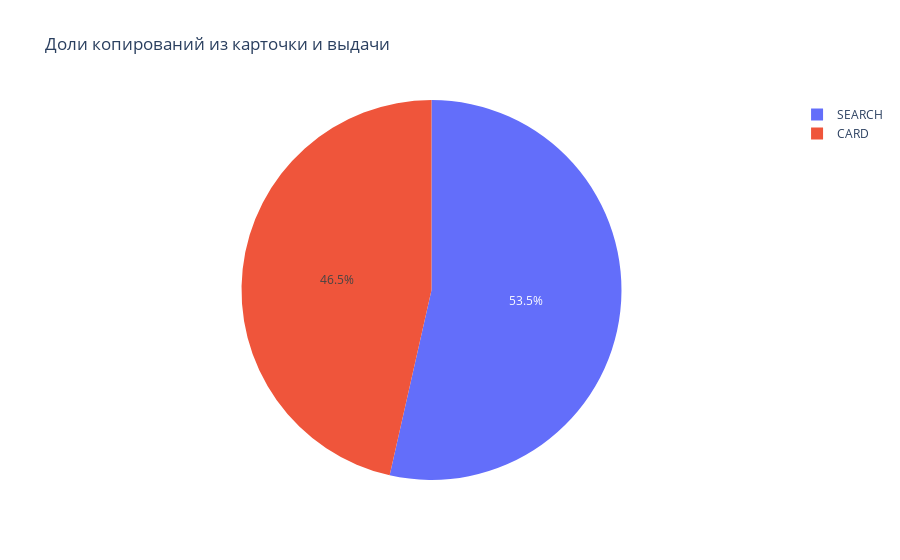

The code cell stored with this chart in its notebook:
### Code cell
vis3 = copy.groupby([copy['action']])['username'].count().reset_index()
fig = px.pie(vis3, values='username', names='action', title='Доли копирований из карточки и выдачи')
fig.show()

### Figure 1 — Plotly figure (JSON) as saved in the notebook; plotly's stock layout.template omitted (floating-point values rounded to 4 significant figures)
{"data": [{"domain": {"x": [0, 1], "y": [0, 1]}, "hovertemplate": "action=%{label}<br>username=%{value}<extra></extra>", "labels": ["CARD", "SEARCH"], "legendgroup": "", "name": "", "showlegend": true, "type": "pie", "values": [5936, 6839]}], "layout": {"legend": {"tracegroupgap": 0}, "title": {"text": "Доли копирований из карточки и выдачи"}}}
